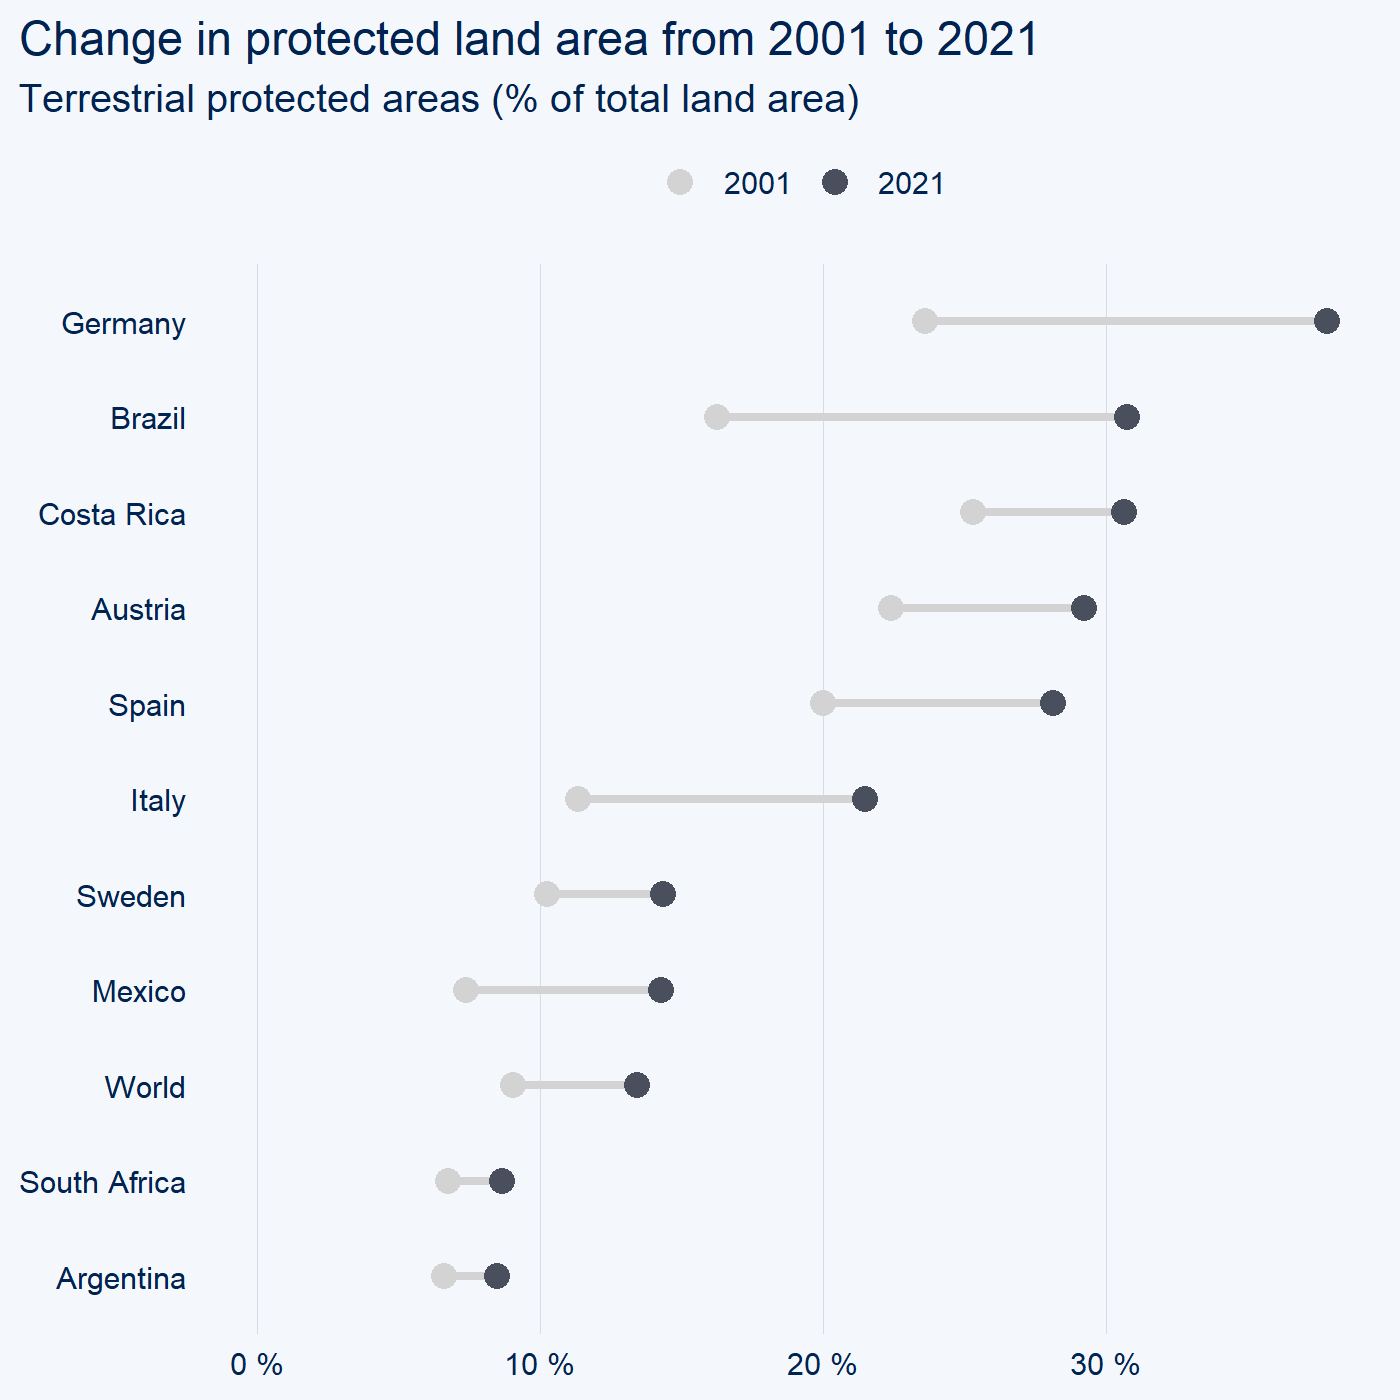

Generate this figure with R:

## 30 day chart challenge 2022 ##

# Script by TheDataDigest 
# https://www.youtube.com/c/TheDataDigest
# https://github.com/TheDataDigest
# https://twitter.com/DigestData


## (1) Setup and loading packages ----
rm(list=ls())
setwd(dirname(rstudioapi::getActiveDocumentContext()$path))

library(tidyverse)
library(ggcharts)
library(readxl)
library(janitor)
library(ggthemes)
library(scales)


## (2) Loading the data and selecting countries ----
area <- read_excel(path = paste0(getwd(), "/PROTECTED_AREAS_OECD_Stat.xlsx"), sheet = 1) %>% clean_names()
countries <- c("Spain", "Italy", "Germany", "Austria", "Brazil", "World", "Sweden", "South Africa", "Costa Rica", "Argentina", "Mexico")


## (3) Creating the basic plot ----
final_chart <- area %>% filter(country %in% countries) %>% 
  dumbbell_chart(
  x = country,
  y1 = x2001,
  y2 = x2021,
  point_colors = c("lightgray", "#494F5C"),
  legend_labels = c("2001", "2021")
) +
  labs(x = NULL, y = NULL,
       title = "Change in protected land area from 2001 to 2021",
       subtitle = "Terrestrial protected areas (% of total land area)"
  ) +
  scale_y_continuous(
    limits = c(0, NA),
    labels = function(x) paste(x, "%")
  )


## (4) Save png, pdf ----
# save as PNG
ggsave(path = getwd(), filename = "16_environment_AREA.png", 
       plot = final_chart, device = png,  
       width = 7, height = 7, units = "in", dpi = 200)

# save as PDF
ggsave(path = getwd(), filename = "16_environment_AREA.pdf", 
       plot = final_chart, device = cairo_pdf,  
       width = 7, height = 7, units = "in")
